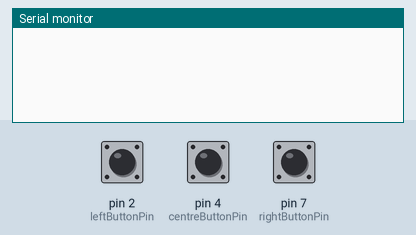
Bench run of a sketch on a simulated Arduino Uno, built with avr-gcc and run on an emulated ATmega328P. Parts: the last lines printed to the serial monitor. The test bench sets the inputs (shaded band); at power-on: pin 2 (leftButtonPin) LOW, pin 4 (centreButtonPin) LOW, pin 7 (rightButtonPin) LOW.

Above: at 1.2 s.
1.3 s: pin 2 (leftButtonPin) pulled HIGH for 0.15 s
At 1.9 s:
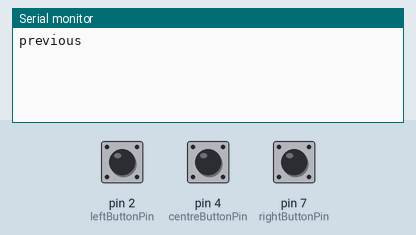
2.9 s: pin 4 (centreButtonPin) pulled HIGH for 0.15 s
At 4.2 s:
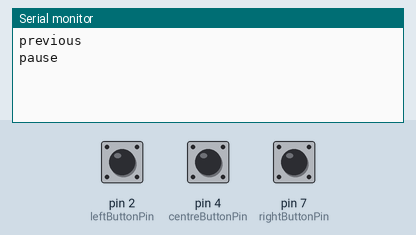
4.5 s: pin 7 (rightButtonPin) pulled HIGH for 0.15 s
At 5.6 s:
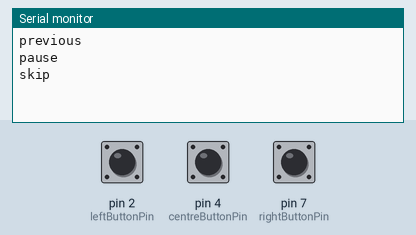

Measured:
- after the input at 1.3 s, the serial monitor: prints a new line after 0.15 s (image 1)
- after the input at 2.9 s, the serial monitor: prints a new line after 0.15 s (image 2)
- after the input at 4.5 s, the serial monitor: prints a new line after 0.15 s (image 3)

The sketch:

Spotify_Buttons.ino
```cpp
/* Spotify Buttons
 * Creator: M. Lemcke
 * Description: Play, pause, and skip tracks with three buttons.
 * Last Modified: 2019-06-20
 * Note: Use Spotify_Buttons.py with this sketch
 */
const int leftButtonPin = 2;
const int centreButtonPin = 4;
const int rightButtonPin = 7;

int leftButtonState = 0;
int centreButtonState = 0;
int rightButtonState = 0;

int prevLeftButtonState = 0;
int prevCentreButtonState = 0;
int prevRightButtonState = 0;

void setup() {
  Serial.begin(9600);
  pinMode(leftButtonPin, INPUT);
  pinMode(centreButtonPin, INPUT);
  pinMode(rightButtonPin, INPUT);
}

void loop() {
  leftButtonState = digitalRead(leftButtonPin);
  centreButtonState = digitalRead(centreButtonPin);
  rightButtonState = digitalRead(rightButtonPin);

  if((centreButtonState != prevCentreButtonState)&&(centreButtonState == LOW)){
    Serial.println("pause");
    delay(30);
  }
  else if((rightButtonState != prevRightButtonState)&&(rightButtonState == LOW)){
    Serial.println("skip");
    delay(30);
  }
  else if((leftButtonState != prevLeftButtonState)&&(leftButtonState == LOW)){
    Serial.println("previous");
    delay(30);
  }

  prevLeftButtonState = leftButtonState;
  prevCentreButtonState = centreButtonState;
  prevRightButtonState = rightButtonState;

}
```
